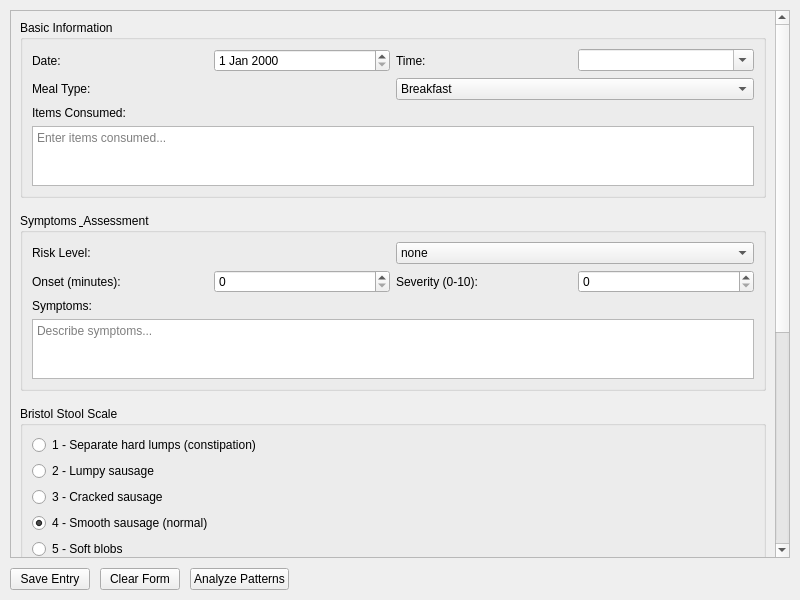
<?xml version="1.0" encoding="UTF-8"?>
<ui version="4.0">
 <class>HealthLogPanel</class>
 <widget class="QWidget" name="HealthLogPanel">
  <property name="geometry">
   <rect>
    <x>0</x>
    <y>0</y>
    <width>800</width>
    <height>600</height>
   </rect>
  </property>
  <layout class="QVBoxLayout" name="verticalLayout">
   <property name="spacing">
    <number>10</number>
   </property>
   <property name="leftMargin">
    <number>10</number>
   </property>
   <property name="topMargin">
    <number>10</number>
   </property>
   <property name="rightMargin">
    <number>10</number>
   </property>
   <property name="bottomMargin">
    <number>10</number>
   </property>
   <item>
    <widget class="QScrollArea" name="scrollArea">
     <property name="widgetResizable">
      <bool>true</bool>
     </property>
     <widget class="QWidget" name="scrollAreaWidgetContents">
      <property name="geometry">
       <rect>
        <x>0</x>
        <y>0</y>
        <width>798</width>
        <height>480</height>
       </rect>
      </property>
      <layout class="QVBoxLayout" name="scrollLayout">
       <property name="spacing">
        <number>15</number>
       </property>
       <item>
        <widget class="QGroupBox" name="basicGroup">
         <property name="title">
          <string>Basic Information</string>
         </property>
         <layout class="QVBoxLayout" name="basicLayout">
          <item>
           <layout class="QHBoxLayout" name="datetimeLayout">
            <item>
             <widget class="QLabel" name="dateLabel">
              <property name="text">
               <string>Date:</string>
              </property>
             </widget>
            </item>
            <item>
             <widget class="QDateEdit" name="dateEdit"/>
            </item>
            <item>
             <widget class="QLabel" name="timeLabel">
              <property name="text">
               <string>Time:</string>
              </property>
             </widget>
            </item>
            <item>
             <widget class="QComboBox" name="timeCombo">
              <property name="editable">
               <bool>true</bool>
              </property>
             </widget>
            </item>
           </layout>
          </item>
          <item>
           <layout class="QHBoxLayout" name="mealLayout">
            <item>
             <widget class="QLabel" name="mealLabel">
              <property name="text">
               <string>Meal Type:</string>
              </property>
             </widget>
            </item>
            <item>
             <widget class="QComboBox" name="mealCombo">
              <item>
               <property name="text">
                <string>Breakfast</string>
               </property>
              </item>
              <item>
               <property name="text">
                <string>Lunch</string>
               </property>
              </item>
              <item>
               <property name="text">
                <string>Dinner</string>
               </property>
              </item>
              <item>
               <property name="text">
                <string>Snack</string>
               </property>
              </item>
              <item>
               <property name="text">
                <string>Other</string>
               </property>
              </item>
             </widget>
            </item>
           </layout>
          </item>
          <item>
           <layout class="QVBoxLayout" name="itemsLayout">
            <item>
             <widget class="QLabel" name="itemsLabel">
              <property name="text">
               <string>Items Consumed:</string>
              </property>
             </widget>
            </item>
            <item>
             <widget class="QTextEdit" name="itemsEdit">
              <property name="maximumSize">
               <size>
                <width>16777215</width>
                <height>60</height>
               </size>
              </property>
              <property name="placeholderText">
               <string>Enter items consumed...</string>
              </property>
             </widget>
            </item>
           </layout>
          </item>
         </layout>
        </widget>
       </item>
       <item>
        <widget class="QGroupBox" name="symptomsGroup">
         <property name="title">
          <string>Symptoms &amp; Assessment</string>
         </property>
         <layout class="QVBoxLayout" name="symptomsLayout">
          <item>
           <layout class="QHBoxLayout" name="riskLayout">
            <item>
             <widget class="QLabel" name="riskLabel">
              <property name="text">
               <string>Risk Level:</string>
              </property>
             </widget>
            </item>
            <item>
             <widget class="QComboBox" name="riskCombo">
              <item>
               <property name="text">
                <string>none</string>
               </property>
              </item>
              <item>
               <property name="text">
                <string>low</string>
               </property>
              </item>
              <item>
               <property name="text">
                <string>med</string>
               </property>
              </item>
              <item>
               <property name="text">
                <string>high</string>
               </property>
              </item>
             </widget>
            </item>
           </layout>
          </item>
          <item>
           <layout class="QHBoxLayout" name="onsetLayout">
            <item>
             <widget class="QLabel" name="onsetLabel">
              <property name="text">
               <string>Onset (minutes):</string>
              </property>
             </widget>
            </item>
            <item>
             <widget class="QSpinBox" name="onsetSpin">
              <property name="minimum">
               <number>0</number>
              </property>
              <property name="maximum">
               <number>1440</number>
              </property>
             </widget>
            </item>
            <item>
             <widget class="QLabel" name="severityLabel">
              <property name="text">
               <string>Severity (0-10):</string>
              </property>
             </widget>
            </item>
            <item>
             <widget class="QSpinBox" name="severitySpin">
              <property name="minimum">
               <number>0</number>
              </property>
              <property name="maximum">
               <number>10</number>
              </property>
             </widget>
            </item>
           </layout>
          </item>
          <item>
           <layout class="QVBoxLayout" name="symptomsTextLayout">
            <item>
             <widget class="QLabel" name="symptomsTextLabel">
              <property name="text">
               <string>Symptoms:</string>
              </property>
             </widget>
            </item>
            <item>
             <widget class="QTextEdit" name="symptomsEdit">
              <property name="maximumSize">
               <size>
                <width>16777215</width>
                <height>60</height>
               </size>
              </property>
              <property name="placeholderText">
               <string>Describe symptoms...</string>
              </property>
             </widget>
            </item>
           </layout>
          </item>
         </layout>
        </widget>
       </item>
       <item>
        <widget class="QGroupBox" name="bristolGroup">
         <property name="title">
          <string>Bristol Stool Scale</string>
         </property>
         <layout class="QVBoxLayout" name="bristolLayout">
          <item>
           <widget class="QRadioButton" name="bristol1Radio">
            <property name="text">
             <string>1 - Separate hard lumps (constipation)</string>
            </property>
           </widget>
          </item>
          <item>
           <widget class="QRadioButton" name="bristol2Radio">
            <property name="text">
             <string>2 - Lumpy sausage</string>
            </property>
           </widget>
          </item>
          <item>
           <widget class="QRadioButton" name="bristol3Radio">
            <property name="text">
             <string>3 - Cracked sausage</string>
            </property>
           </widget>
          </item>
          <item>
           <widget class="QRadioButton" name="bristol4Radio">
            <property name="text">
             <string>4 - Smooth sausage (normal)</string>
            </property>
            <property name="checked">
             <bool>true</bool>
            </property>
           </widget>
          </item>
          <item>
           <widget class="QRadioButton" name="bristol5Radio">
            <property name="text">
             <string>5 - Soft blobs</string>
            </property>
           </widget>
          </item>
          <item>
           <widget class="QRadioButton" name="bristol6Radio">
            <property name="text">
             <string>6 - Fluffy pieces</string>
            </property>
           </widget>
          </item>
          <item>
           <widget class="QRadioButton" name="bristol7Radio">
            <property name="text">
             <string>7 - Watery (diarrhea)</string>
            </property>
           </widget>
          </item>
         </layout>
        </widget>
       </item>
       <item>
        <widget class="QGroupBox" name="ggGroup">
         <property name="title">
          <string>Gluten Guardian Tracking</string>
         </property>
         <layout class="QVBoxLayout" name="ggLayout">
          <item>
           <layout class="QHBoxLayout" name="hydrationLayout">
            <item>
             <widget class="QLabel" name="hydrationLabel">
              <property name="text">
               <string>Hydration (L):</string>
              </property>
             </widget>
            </item>
            <item>
             <widget class="QSpinBox" name="hydrationSpin">
              <property name="minimum">
               <number>0</number>
              </property>
              <property name="maximum">
               <number>10</number>
              </property>
              <property name="suffix">
               <string> L</string>
              </property>
             </widget>
            </item>
            <item>
             <widget class="QLabel" name="fiberLabel">
              <property name="text">
               <string>Fiber (g):</string>
              </property>
             </widget>
            </item>
            <item>
             <widget class="QSpinBox" name="fiberSpin">
              <property name="minimum">
               <number>0</number>
              </property>
              <property name="maximum">
               <number>100</number>
              </property>
              <property name="suffix">
               <string> g</string>
              </property>
             </widget>
            </item>
           </layout>
          </item>
          <item>
           <layout class="QHBoxLayout" name="moodLayout">
            <item>
             <widget class="QLabel" name="moodLabel">
              <property name="text">
               <string>Mood:</string>
              </property>
             </widget>
            </item>
            <item>
             <widget class="QComboBox" name="moodCombo">
              <item>
               <property name="text">
                <string>😊</string>
               </property>
              </item>
              <item>
               <property name="text">
                <string>😐</string>
               </property>
              </item>
              <item>
               <property name="text">
                <string>😣</string>
               </property>
              </item>
              <item>
               <property name="text">
                <string>😢</string>
               </property>
              </item>
              <item>
               <property name="text">
                <string>😡</string>
               </property>
              </item>
             </widget>
            </item>
           </layout>
          </item>
          <item>
           <layout class="QVBoxLayout" name="energyLayout">
            <item>
             <widget class="QLabel" name="energyLabel">
              <property name="text">
               <string>Energy Level (1-10):</string>
              </property>
             </widget>
            </item>
            <item>
             <widget class="QSlider" name="energySlider">
              <property name="orientation">
               <enum>Qt::Horizontal</enum>
              </property>
              <property name="minimum">
               <number>1</number>
              </property>
              <property name="maximum">
               <number>10</number>
              </property>
              <property name="value">
               <number>5</number>
              </property>
              <property name="tickPosition">
               <enum>QSlider::TicksBelow</enum>
              </property>
              <property name="tickInterval">
               <number>1</number>
              </property>
             </widget>
            </item>
            <item>
             <widget class="QLabel" name="energyValueLabel">
              <property name="text">
               <string>5</string>
              </property>
              <property name="alignment">
               <set>Qt::AlignCenter</set>
              </property>
             </widget>
            </item>
           </layout>
          </item>
         </layout>
        </widget>
       </item>
       <item>
        <widget class="QGroupBox" name="notesGroup">
         <property name="title">
          <string>Notes</string>
         </property>
         <layout class="QVBoxLayout" name="notesLayout">
          <item>
           <widget class="QTextEdit" name="notesEdit">
            <property name="maximumSize">
             <size>
              <width>16777215</width>
              <height>80</height>
             </size>
            </property>
            <property name="placeholderText">
             <string>Additional notes...</string>
            </property>
           </widget>
          </item>
         </layout>
        </widget>
       </item>
      </layout>
     </widget>
    </widget>
   </item>
   <item>
    <layout class="QHBoxLayout" name="buttonLayout">
     <item>
      <widget class="QPushButton" name="saveButton">
       <property name="text">
        <string>Save Entry</string>
       </property>
      </widget>
     </item>
     <item>
      <widget class="QPushButton" name="clearButton">
       <property name="text">
        <string>Clear Form</string>
       </property>
      </widget>
     </item>
     <item>
      <widget class="QPushButton" name="analyzeButton">
       <property name="text">
        <string>Analyze Patterns</string>
       </property>
      </widget>
     </item>
     <item>
      <spacer name="horizontalSpacer">
       <property name="orientation">
        <enum>Qt::Horizontal</enum>
       </property>
       <property name="sizeHint" stdset="0">
        <size>
         <width>40</width>
         <height>20</height>
        </size>
       </property>
      </spacer>
     </item>
    </layout>
   </item>
  </layout>
 </widget>
 <resources/>
 <connections/>
</ui>
